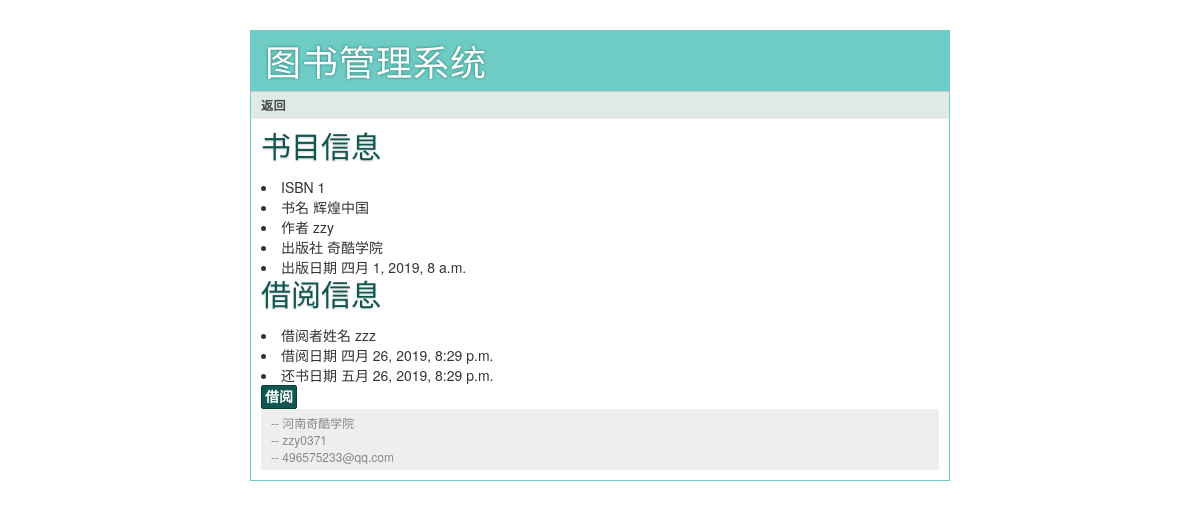
Page /booklibrary/reader/book/1/ on the committed database.
### booklibrary/models.py (models this page shows, shortened)
class Book(models.Model):
    name = models.CharField(max_length=20)
    author = models.CharField(max_length=20,blank=True,null=True)
    publish_com = models.CharField(max_length=20,null=True,blank=True)
    publish_date = models.DateTimeField(null=True,blank=True)

class History(models.Model):
    book = models.ForeignKey(Book,on_delete=models.CASCADE)
    studentuser = models.ForeignKey(StudentUser,on_delete=models.CASCADE)
    date_borrow = models.DateTimeField(auto_now_add=True)
    date_return = models.DateTimeField()
    status = models.BooleanField(default=False)

### booklibrary/views.py (the view, shortened to what this page needs)
# urls.py: url(r'^reader/book/(\d+)/$',views.book,name='book'),
def book(request,id):
    book = get_object_or_404(Book, pk=id)
    reader = History.objects.filter(book_id=id).filter(status =0) .first()
    error = None
    return render(request, 'booklibrary/reader_book.html', {"book": book, "reader": reader, "error":error})

### templates/booklibrary/reader_book.html (shortened to what this page needs)
{% extends 'booklibrary/base.html' %}
{% block link %}
	{% if book %}
	<a href="{% url 'booklibrary:reader' %}"> 返回 </a>
	{% endif %}
{% endblock %}
{% block body %}
	<h2> 书目信息 </h2>
	{% if book %}
	<li> ISBN            	{{book.id}} </li>
	<li> 书名        		{{book.name}} </li>
	<li> 作者        		{{book.author}} </li>
	<li> 出版社     	{{book.publish_com}} </li>
	<li> 出版日期   	{{book.publish_date}} </li>
	{% endif %}
	<div >
	  <h2 > 借阅信息 </h2>
	  {% if reader  %}
	  <li> 借阅者姓名 {{reader.studentuser.username}}</li>
	  <li> 借阅日期  {{reader.date_borrow}}</li>
	  <li> 还书日期  {{reader.date_return}}</li>
	  {% else %}
	  <li> 无 </li>
	  {% endif %}
	  <form action="{% url 'booklibrary:book' book.id %}" method=post>
	    <div class=actions>
	      <input type=submit value="借阅">
	    </div>
	  </form>
{% endblock %}

### static/css/style.css (style rules this page uses)
a { color: #26776F; }
input[type="submit"] { background: #105751; border: 1px solid #073B36; padding: 1px 3px; font-family: 'Trebuchet MS', sans-serif; font-size: 14px; font-weight: bold; -moz-border-radius: 2px; -webkit-border-radius: 2px; color: white; }
div.page div.navigation a { color: #444; font-weight: bold; }
div.page h2 { margin: 0 0 15px 0; color: #105751; text-shadow: 0 1px 2px #ccc; }

### rows in the picture
Book: id "1", name "辉煌中国", author "zzy", publish_com "奇酷学院", publish_date "四月 1, 2019, 8 a.m."
History: studentuser.username "zzz", date_borrow "四月 26, 2019, 8:29 p.m.", date_return "五月 26, 2019, 8:29 p.m."
